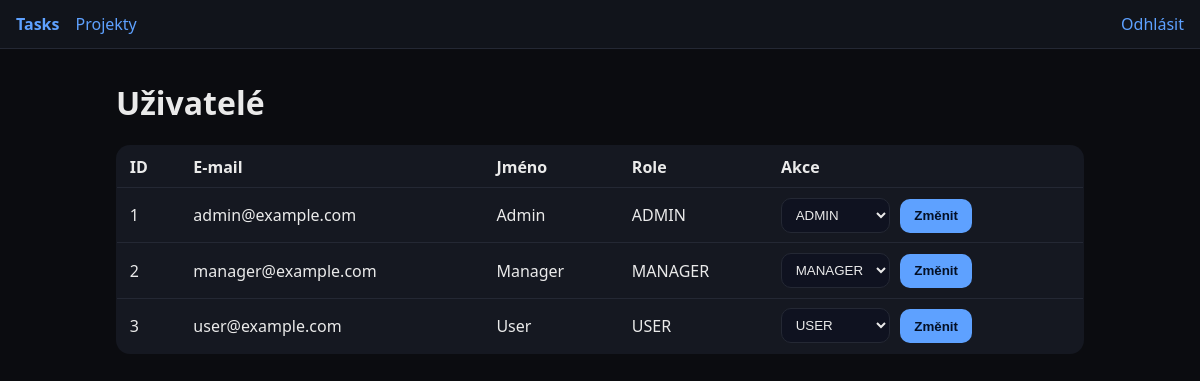
Page /admin/users (signed in) on the committed database.
### app/models.py (models this page shows)
class User(Base):
    __tablename__ = "users"
    id: Mapped[int] = mapped_column(Integer, primary_key=True, index=True)
    email: Mapped[str] = mapped_column(String, unique=True, index=True)
    password_hash: Mapped[str] = mapped_column(String)
    full_name: Mapped[str] = mapped_column(String, default="")
    role: Mapped[str] = mapped_column(String, default="USER")
    created_at: Mapped[datetime] = mapped_column(DateTime, default=func.now())
    tasks = relationship("Task", back_populates="assignee")

### app/routers/admin.py (the view)
@router.get("/users", response_class=HTMLResponse, dependencies=[Depends(role_required("ADMIN"))])
def list_users(request: Request, db: Session = Depends(get_db)):
    users = db.query(User).all()
    return templates.TemplateResponse("admin/users.html", {"request": request, "users": users})

### templates/admin/users.html (shortened to what this page needs)
{% extends 'base.html' %}
{% block content %}
<h1>Uživatelé</h1>
<table class="table">
  <thead><tr><th>ID</th><th>E-mail</th><th>Jméno</th><th>Role</th><th>Akce</th></tr></thead>
  <tbody>
  {% for u in users %}
    <tr>
      <td>{{u.id}}</td>
      <td>{{u.email}}</td>
      <td>{{u.full_name}}</td>
      <td>{{u.role}}</td>
      <td>
        <form method="post" action="/admin/users/{{u.id}}/role" class="form inline">
          <select name="role">
            <option {% if u.role=='USER' %}selected{% endif %}>USER</option>
            <option {% if u.role=='MANAGER' %}selected{% endif %}>MANAGER</option>
            <option {% if u.role=='ADMIN' %}selected{% endif %}>ADMIN</option>
          </select>
          <button type="submit">Změnit</button>
        </form>
      </td>
    </tr>
  {% endfor %}
  </tbody>
</table>
{% endblock %}

### static/styles.css (style rules this page uses)
:root { --bg:#0b0c10; --card:#151821; --text:#eaeaea; --muted:#b5b5b5; --acc:#5ea1ff; }
* { box-sizing: border-box; }
body { margin:0; font-family: ui-sans-serif, system-ui, -apple-system, Segoe UI, Roboto, Arial; background:var(--bg); color:var(--text); }
.table { width:100%; border-collapse: collapse; background: var(--card); border:1px solid #242834; border-radius: 14px; overflow: hidden; }
.table th, .table td { padding:.6rem .8rem; border-bottom:1px solid #242834; text-align:left; }
.btn, button { background: var(--acc); color:#041025; border:0; padding:.6rem .9rem; border-radius:10px; cursor:pointer; font-weight:600; }
.form { display:flex; flex-direction: column; gap:.6rem; background: var(--card); border:1px solid #242834; padding:1rem; border-radius:14px; }
.form.inline { flex-direction: row; align-items: end; gap:.6rem; background: transparent; border: 0; padding: 0; }
input, select, textarea { background:#0f1220; color: var(--text); border:1px solid #242834; border-radius:10px; padding:.5rem .6rem; }

### rows in the picture
User: id "1", email "admin@example.com", full_name "Admin", role "ADMIN"
User: id "2", email "manager@example.com", full_name "Manager", role "MANAGER"
User: id "3", email "user@example.com", full_name "User", role "USER"
